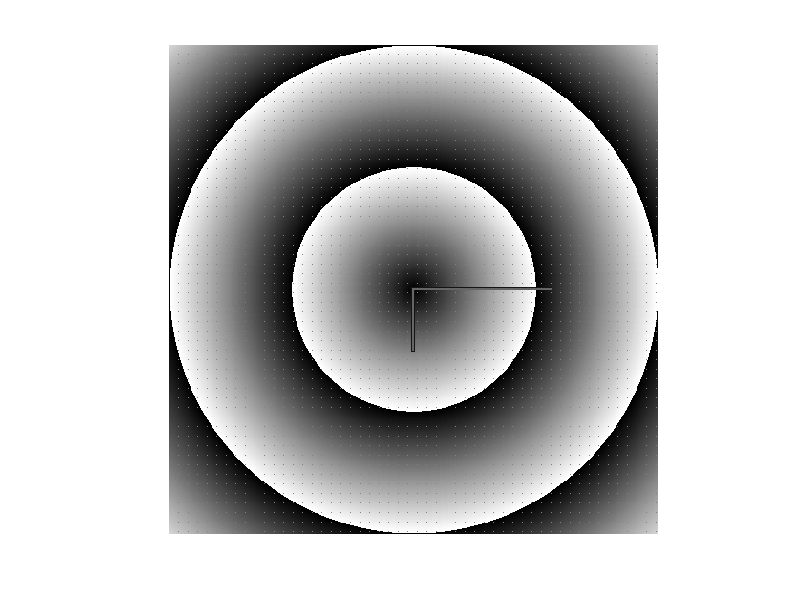

Write MATLAB code to recreate this figure.
[XX,YY] = meshgrid(linspace(-1,1, 512));
pattern = mod(sqrt(XX.^2 + YY.^2)*512, 256);

pattern(10:10:end, 10:10:end) = 128;

pattern(254:257, 254:401) = 20;
pattern(254:321, 254:257) = 20;
pattern(255:256, 255:400) = 100;
pattern(255:320, 255:256) = 100;

pattern = uint8(pattern);
figure, imshow(pattern,[])
imwrite(pattern, 'c:\blink_pcie\image_files\test.bmp')